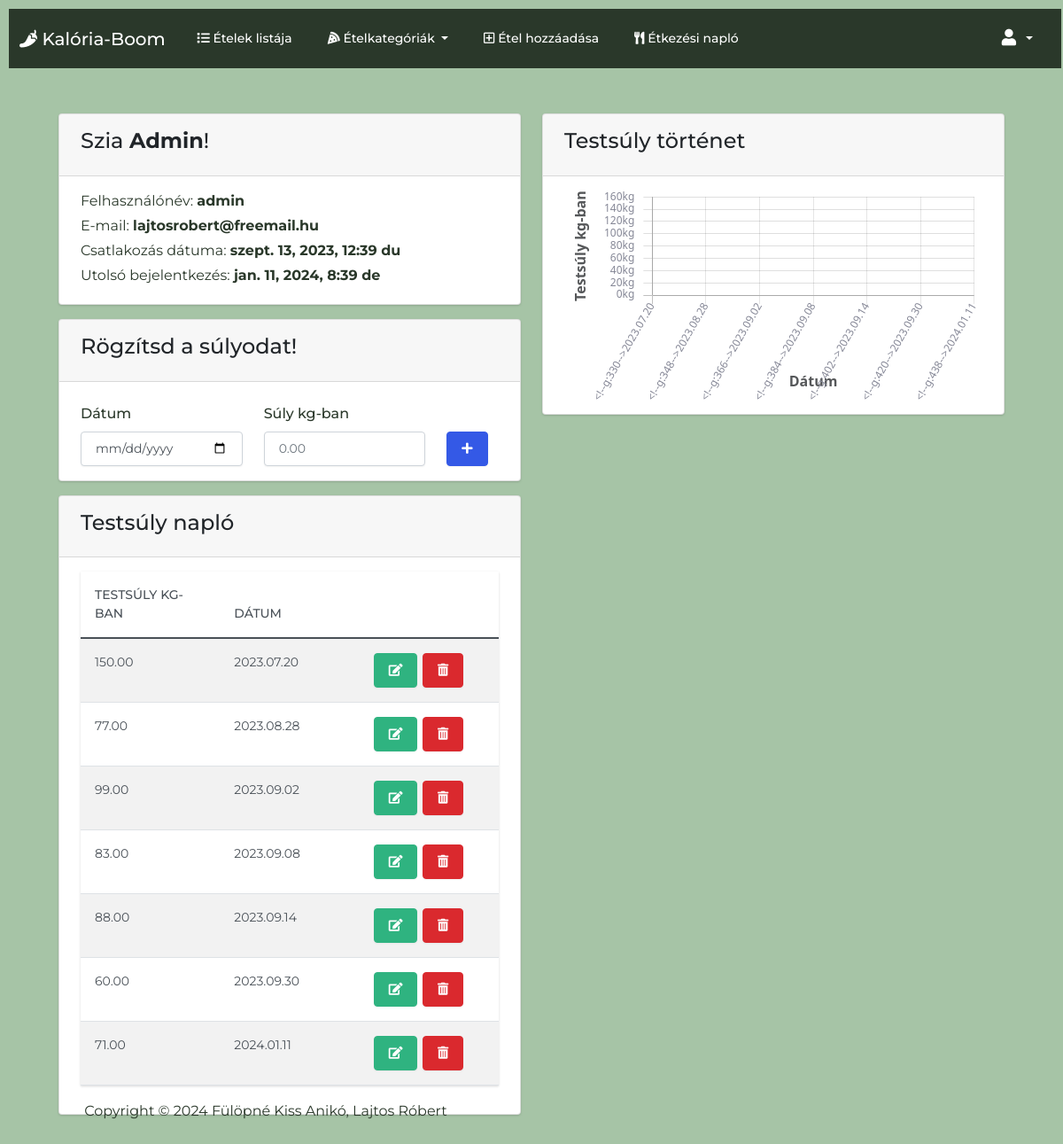
The page /profile/weight (signed in) on the database as committed earlier.
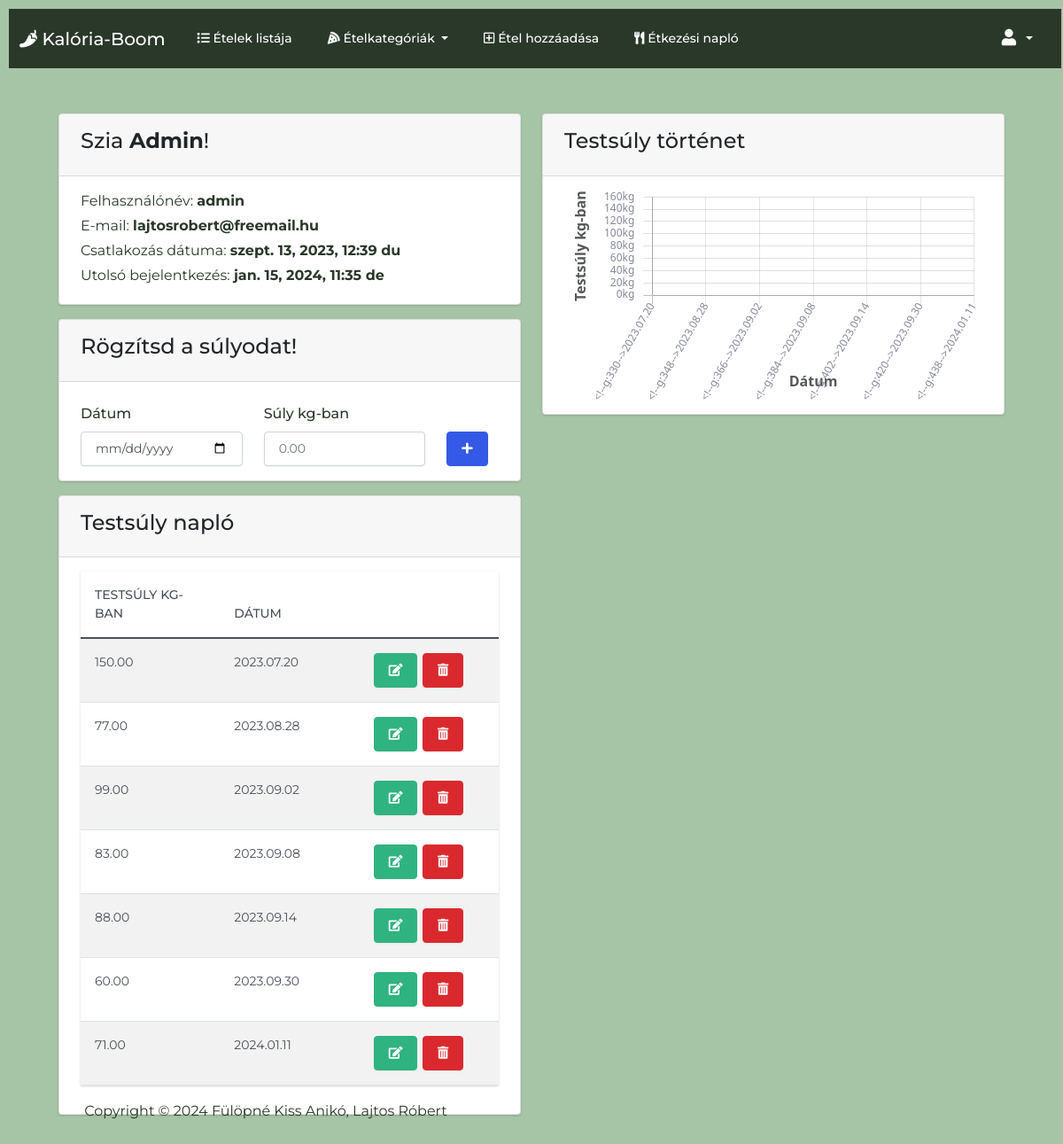
The same page on the database as committed later.
### foodtracker/models.py (models this page shows)
class User(AbstractUser):
    def __str__(self):
        return f'{self.username}'

### foodtracker/views.py (the view)
# urls.py: path('profile/weight', views.weight_log_view, name='weight_log'),
@login_required
def weight_log_view(request):
    if request.method == 'POST':
        weight = request.POST['weight']
        entry_date = request.POST['date']
        user = request.user
        weight_log = Weight(user=user, weight=weight, entry_date=entry_date)
        weight_log.save()
    user_weight_log = Weight.objects.filter(user=request.user)
    user_weight_log = Weight.objects.all().order_by('entry_date').values()
    return render(request, 'user_profile.html', {
        'categories': FoodCategory.objects.all(),
        'user_weight_log': user_weight_log
    })

### foodtracker/models.py (called while the page is built)
    def __str__(self):
        return f'{self.category_name}'

    @property
    def count_food_by_category(self):
        return Food.objects.filter(category=self).count()

### templates/user_profile.html (shortened to what the changed rows need)
{% extends 'base.html' %}
{% load static %}
{% block body %}
<div class='py-4 mt-auto'>
    <div class='container-fluid px-4'>
        <div class='row justify-content-center'>
            <div class='col-xl-12'>
                    <div class='row'>
                        <div class='col-md-6 mt-4'>
                            <div class='card bg-secondary mb-3'>
                                <div class='card-header'>
                                    <h4>Szia  <strong>{{ user.username|capfirst }}</strong>!</h4>
                                </div>
                                <div class='card-body'>
                                    <div class='d-flex w-100 justify-content-between'>
                                        <p class='mb-1'>
                                            Felhasználónév: <strong>{{ user.username }}</strong>
                                        </p>
                                    </div>
                                    <div class='d-flex w-100 justify-content-between'>
                                        <p class='mb-1'>
                                            E-mail: <strong>{{ user.email }}</strong>
                                        </p>
                                    </div>
                                    <div class='d-flex w-100 justify-content-between'>
                                        <p class='mb-1'>
                                            Csatlakozás dátuma: <strong>{{ user.date_joined }}</strong>
                                        </p>
                                    </div>
                                    <div class='d-flex w-100 justify-content-between'>
                                        <p class='mb-1'>
                                            Utolsó bejelentkezés: <strong>{{ user.last_login }}</strong>
                                        </p>
                                    </div>
                                </div>
                            </div>
                            <div class='card bg-secondary mb-3'>
                                <div class='card-body'>
                                    <table id='weightable' class='table table-striped table-hover'>
                                        <thead>
                                            <tr>
                                                <th scope='col' class='col-md-4'>Testsúly kg-ban</th>
                                                <th scope='col' class='col-md-4'>Dátum</th>
                                                <th scope='col' class='col-md-4'></th>
                                            </tr>
                                        </thead>
                                    </table>
                                </div>
                            </div>
                        </div>
                    </div>
            </div>
        </div>
    </div>
</div>
{% endblock %}

Rows that differ between the two databases and show on the page:
changed User "Admin": last_login "jan. 11, 2024, 8:39 de" → "jan. 15, 2024, 11:35 de"
